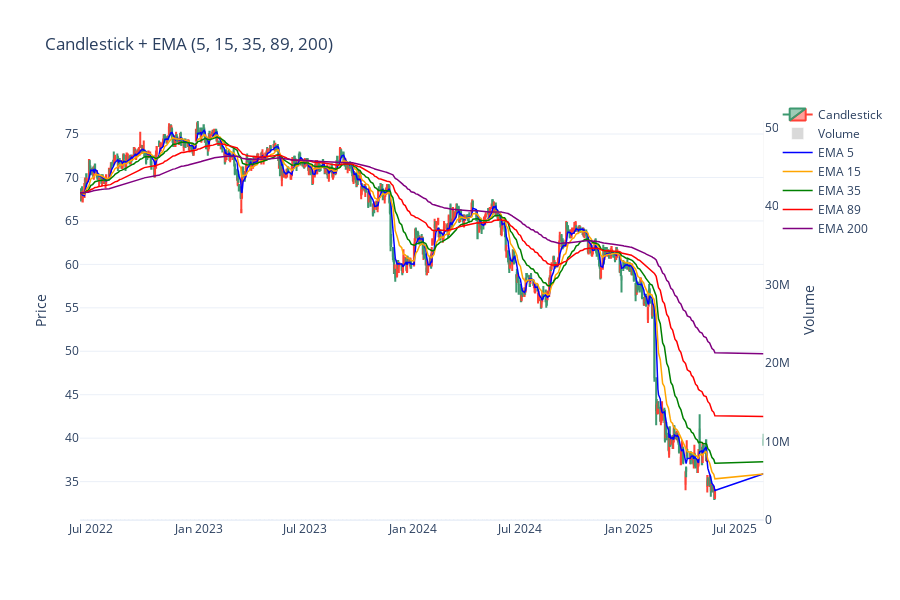

Notebook source saved alongside this figure:
### Code cell
import plotly.graph_objects as go

# ✨ คำนวณ EMA
for span in [5, 15, 35, 89, 200]:
    df[f'EMA{span}'] = df['close_price'].ewm(span=span, adjust=False).mean()

# ✅ สร้างกราฟ Candlestick
fig = go.Figure()

# 🔹 แท่งเทียนราคา
fig.add_trace(go.Candlestick(
    x=df['time'],
    open=df['open_price'],
    high=df['high_price'],
    low=df['low_price'],
    close=df['close_price'],
    name="Candlestick"
))

# 🔹 Volume bar (แถบปริมาณการซื้อขาย)
fig.add_trace(go.Bar(
    x=df['time'],
    y=df['volume'],
    marker_color='rgba(128,128,128,0.3)',
    yaxis='y2',
    name="Volume"
))

# 🔹 เพิ่ม EMA หลายเส้น
colors = {5:"blue", 15:"orange", 35:"green", 89:"red", 200:"purple"}
for span, color in colors.items():
    fig.add_trace(go.Scatter(
        x=df['time'],
        y=df[f'EMA{span}'],
        mode='lines',
        name=f'EMA {span}',
        line=dict(color=color, width=1.5)
    ))

# ✅ ปรับ layout ให้เหมือน TradingView
fig.update_layout(
    title="Candlestick + EMA (5, 15, 35, 89, 200)",
    xaxis_rangeslider_visible=False,
    yaxis=dict(title='Price'),
    yaxis2=dict(
        title='Volume',
        overlaying='y',
        side='right',
        showgrid=False
    ),
    height=600,
    template='plotly_white'
)

fig.show()

### Figure 1 — Plotly figure (JSON) as saved in the notebook; plotly's stock layout.template omitted (floating-point values rounded to 4 significant figures; data arrays with more than 128 entries replaced by an {"elided": "..."} marker saying what was removed)
{"data": [{"close": {"elided": "722 float values"}, "high": {"elided": "722 float values"}, "low": {"elided": "722 float values"}, "name": "Candlestick", "open": {"elided": "722 float values"}, "type": "candlestick", "x": {"elided": "722 str values"}}, {"marker": {"color": "rgba(128,128,128,0.3)"}, "name": "Volume", "type": "bar", "x": {"elided": "722 str values"}, "y": {"elided": "722 float values"}, "yaxis": "y2"}, {"line": {"color": "blue", "width": 1.5}, "mode": "lines", "name": "EMA 5", "type": "scatter", "x": {"elided": "722 str values"}, "y": {"elided": "722 float values"}}, {"line": {"color": "orange", "width": 1.5}, "mode": "lines", "name": "EMA 15", "type": "scatter", "x": {"elided": "722 str values"}, "y": {"elided": "722 float values"}}, {"line": {"color": "green", "width": 1.5}, "mode": "lines", "name": "EMA 35", "type": "scatter", "x": {"elided": "722 str values"}, "y": {"elided": "722 float values"}}, {"line": {"color": "red", "width": 1.5}, "mode": "lines", "name": "EMA 89", "type": "scatter", "x": {"elided": "722 str values"}, "y": {"elided": "722 float values"}}, {"line": {"color": "purple", "width": 1.5}, "mode": "lines", "name": "EMA 200", "type": "scatter", "x": {"elided": "722 str values"}, "y": {"elided": "722 float values"}}], "layout": {"height": 600, "title": {"text": "Candlestick + EMA (5, 15, 35, 89, 200)"}, "xaxis": {"rangeslider": {"visible": false}}, "yaxis": {"title": {"text": "Price"}}, "yaxis2": {"overlaying": "y", "showgrid": false, "side": "right", "title": {"text": "Volume"}}}}
